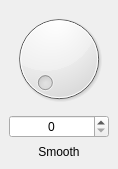
<?xml version="1.0" encoding="UTF-8"?>
<ui version="4.0">
 <class>DemoSmoothWindow</class>
 <widget class="QMainWindow" name="DemoSmoothWindow">
  <property name="geometry">
   <rect>
    <x>0</x>
    <y>0</y>
    <width>118</width>
    <height>169</height>
   </rect>
  </property>
  <widget class="QWidget" name="centralwidget">
   <layout class="QGridLayout" name="gridLayout_4">
    <item row="1" column="0">
     <widget class="QSpinBox" name="spinSmooth">
      <property name="alignment">
       <set>Qt::AlignCenter</set>
      </property>
     </widget>
    </item>
    <item row="0" column="0">
     <widget class="QDial" name="dialSmooth"/>
    </item>
    <item row="2" column="0">
     <widget class="QLabel" name="label">
      <property name="text">
       <string>Smooth</string>
      </property>
      <property name="alignment">
       <set>Qt::AlignCenter</set>
      </property>
     </widget>
    </item>
   </layout>
  </widget>
 </widget>
 <resources/>
 <connections/>
</ui>
